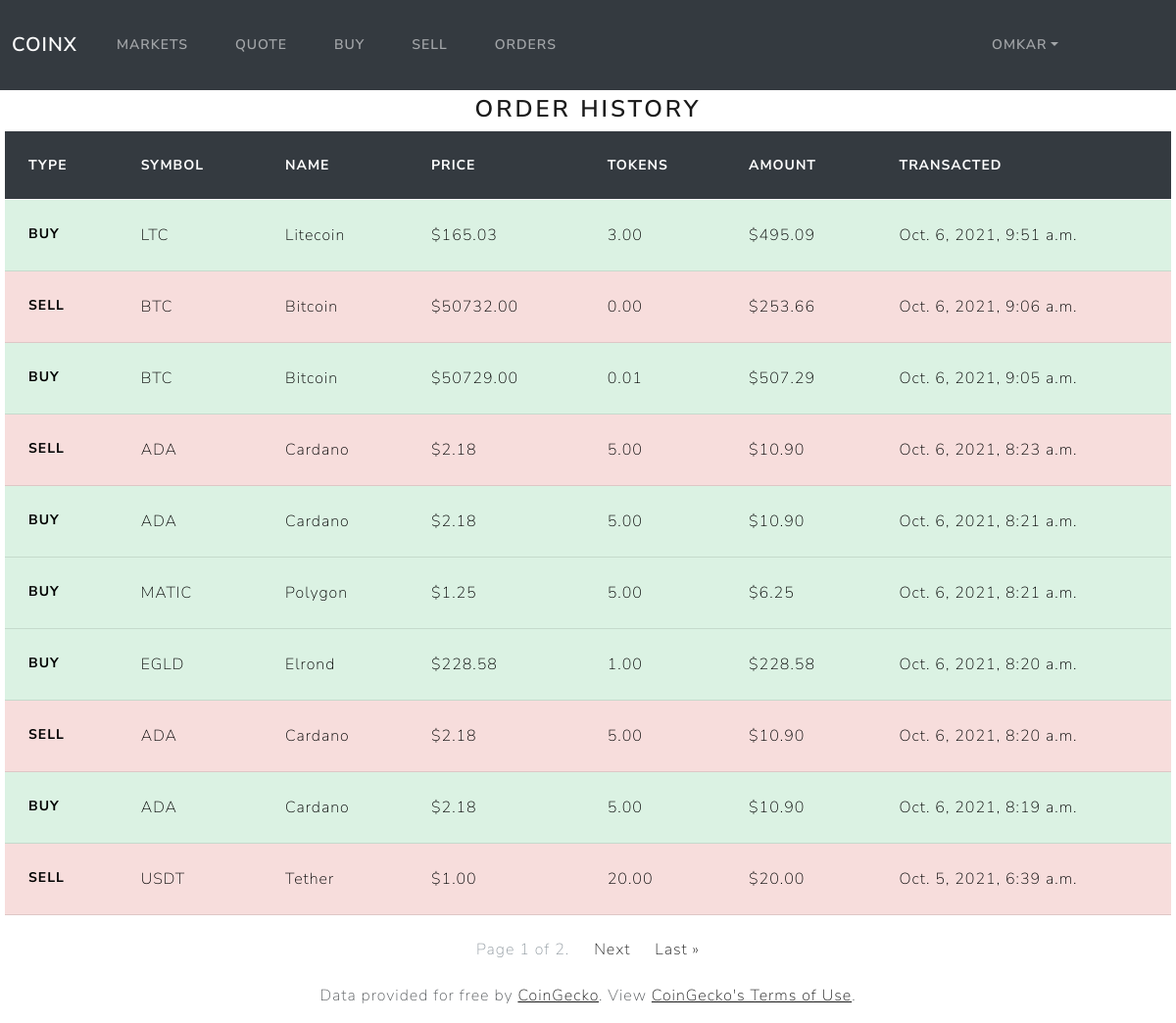
Page /orders (signed in) on the committed database.
### exchange/models.py (models this page shows, shortened)
class User(AbstractUser):
    cash = models.DecimalField(max_digits=9, decimal_places=2, default=0)

class Order(models.Model):
    user = models.ForeignKey(
        User,
        on_delete=models.CASCADE,
        related_name="order_user"
    )
    type = models.CharField(max_length=4)
    symbol = models.CharField(max_length=10)
    name = models.CharField(max_length=100)
    tokens = models.DecimalField(max_digits=9, decimal_places=2)
    price = models.DecimalField(max_digits=9, decimal_places=2)
    amount = models.DecimalField(max_digits=9, decimal_places=2)
    timestamp = models.DateTimeField(auto_now_add=True)
    class Meta:
        ordering = ['-timestamp']

### exchange/views.py (the view)
# urls.py: path("orders", views.orders, name="orders"),
@login_required
def orders(request):
    user = request.user
    orders = Order.objects.filter(user=User.objects.get(pk=user.id))
    paginator = Paginator(orders, 10)
    page_number = request.GET.get('page')
    page_obj = paginator.get_page(page_number)
    orders = page_obj.object_list
    return render(request, "exchange/orders.html", {
        "orders": orders,
        "page_obj": page_obj
    })

### exchange/templates/exchange/orders.html (shortened to what this page needs)
{% extends "exchange/layout.html" %}
{% load static %}
{% block body %}
    <h3 style="text-align: center;">Order History</h3>
    <table class="table table-hover">
        <thead>
          <tr class="table-dark">
            <th scope="col">Type</th>
            <th scope="col">Symbol</th>
            <th scope="col">Name</th>
            <th scope="col">Price</th>
            <th scope="col">Tokens</th>
            <th scope="col">Amount</th>
            <th scope="col">Transacted</th>
          </tr>
        </thead>
        <tbody>
            {% for order in orders %}
                {% if order.type == "BUY" %}
                <tr class="table-success">
                {% else %}
                <tr class="table-danger">
                {% endif %}
                    <th scope="row">{{ order.type }}</th>
                    <td>{{ order.symbol|upper }}</td>
                    <td>{{ order.name }}</td>
                    <td>${{ order.price }}</td>
                    <td>{{ order.tokens }}</td>
                    <td>${{ order.amount }}</td>
                    <td>{{ order.timestamp }}</td>
                </tr>
            {% endfor %}
        </tbody>
    </table>
    <nav aria-label="Page navigation example">
        <ul class="pagination justify-content-center">
            <li class="page-item disabled">
                <a class="page-link" href="#" tabindex="-1" aria-disabled="true">Page {{ page_obj.number }} of {{ page_obj.paginator.num_pages }}.</a>
            </li>
        {% if page_obj.has_next %}
            <li class="page-item"><a class="page-link" href="?page={{ page_obj.next_page_number }}">Next</a></li>
            <li class="page-item"><a class="page-link" href="?page={{ page_obj.paginator.num_pages }}">Last &raquo;</a></li>
        {% endif %}
        </ul>
    </nav>
{% endblock %}

### exchange/templates/exchange/layout.html (shortened to what this page needs)
{% load static %}
<!DOCTYPE html>
<html lang="en">
<head>
    <link href="{% static 'exchange/bootstrap.min.css' %}" rel="stylesheet">
</head>
<body>
    <nav class="navbar navbar-expand-lg navbar-dark bg-dark">
        <div class="container-fluid">
          <a class="navbar-brand" style="font-weight: 700px;" href="{% url 'index' %}">CoinX</a>
          <div class="collapse navbar-collapse" id="navbarColor02">
            <ul class="navbar-nav">
              <li class="nav-item">
                <a class="nav-link" href="{% url 'index' %}">Markets</a>
              </li>
              <li class="nav-item">
                <a class="nav-link" href="{% url 'quote' %}">Quote</a>
              </li>
              {% if user.is_authenticated %}
                <li class="nav-item">
                    <a class="nav-link" href="{% url 'buy' %}">Buy</a>
                </li>
                <li class="nav-item">
                    <a class="nav-link" href="{% url 'sell' %}">Sell</a>
                </li>
                <li class="nav-item">
                    <a class="nav-link" href="{% url 'orders' %}">Orders</a>
                </li>
              {% endif %}
            </ul>
            <ul class="navbar-nav ms-md-auto">
              {% if user.is_authenticated %}
                <li class="nav-item dropdown" style="margin-right: 100px;">
                    <a class="nav-link dropdown-toggle" data-bs-toggle="dropdown" href="#" role="button" aria-haspopup="true" aria-expanded="false">{{ user.username }}</a>
                </li>
              {% endif %}
            </ul>
          </div>
        </div>
    </nav>
    <div class="body" style="margin: 5px;">
        {% block body %}
        {% endblock %}
    </div>
    <footer style="text-align: center;">
      <p>Data provided for free by <a class="footer" href="https://www.coingecko.com/en">CoinGecko</a>. View <a class="footer" href="https://www.coingecko.com/en/api_terms">CoinGecko's Terms of Use</a>.</p>
    </footer>
</body>
</html>

### rows in the picture
User: username "OMKAR"
Order: type "BUY", symbol "LTC", name "Litecoin", price "165.03", tokens "3.00", amount "495.09", timestamp "Oct. 6, 2021, 9:51 a.m."
Order: type "SELL", symbol "BTC", name "Bitcoin", price "50732.00", tokens "0.00", amount "253.66", timestamp "Oct. 6, 2021, 9:06 a.m."
Order: type "BUY", symbol "BTC", name "Bitcoin", price "50729.00", tokens "0.01", amount "507.29", timestamp "Oct. 6, 2021, 9:05 a.m."
Order: type "SELL", symbol "ADA", name "Cardano", price "2.18", tokens "5.00", amount "10.90", timestamp "Oct. 6, 2021, 8:23 a.m."
Order: type "BUY", symbol "ADA", name "Cardano", price "2.18", tokens "5.00", amount "10.90", timestamp "Oct. 6, 2021, 8:21 a.m."
Order: type "BUY", symbol "MATIC", name "Polygon", price "1.25", tokens "5.00", amount "6.25", timestamp "Oct. 6, 2021, 8:21 a.m."
Order: type "BUY", symbol "EGLD", name "Elrond", price "228.58", tokens "1.00", amount "228.58", timestamp "Oct. 6, 2021, 8:20 a.m."
Order: type "SELL", symbol "ADA", name "Cardano", price "2.18", tokens "5.00", amount "10.90", timestamp "Oct. 6, 2021, 8:20 a.m."
Order: type "BUY", symbol "ADA", name "Cardano", price "2.18", tokens "5.00", amount "10.90", timestamp "Oct. 6, 2021, 8:19 a.m."
Order: type "SELL", symbol "USDT", name "Tether", price "1.00", tokens "20.00", amount "20.00", timestamp "Oct. 5, 2021, 6:39 a.m."

### other values in the picture
{{ page_obj.number }} "1"
{{ page_obj.paginator.num_pages }} "2"
